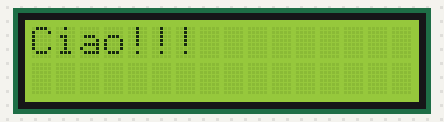
The sketch below on a simulated Arduino Uno, built with avr-gcc and run on an emulated ATmega328P. On the bench: 16×2 character LCD. What the sketch prints to the serial monitor is not drawn.

Above: at 0.1 s.

The sketch:

lcd_funzionante.ino
```cpp
#include <Wire.h>
#include <LiquidCrystal_PCF8574.h>

LiquidCrystal_PCF8574 lcd(0x27);  // set the LCD address to 0x27 for a 16 chars and 2 line display

int show;

void setup()
{
  int error;

  Serial.begin(115200);
  Serial.println("LCD...");

  while (! Serial);

  Serial.println("Dose: check for LCD");

  // See http://playground.arduino.cc/Main/I2cScanner
  Wire.begin();
  Wire.beginTransmission(0x27);
  error = Wire.endTransmission();
  Serial.print("Error: ");
  Serial.print(error);

  if (error == 0) {
    Serial.println(": LCD found.");

  } else {
    Serial.println(": LCD not found.");
  } // if

  lcd.begin(16, 2);         //Inizializza il display lcd
  lcd.setBacklight(255);    //Accende la luce del display
  show = 0;
} // setup()

void loop()
{
  lcd.print("Ciao!!!");     //Stampa sul display la stringa "Ciao!!!"
  delay(2000);
  lcd.clear();              //Ripulisce il display
 /* if (show == 0) {
    lcd.setBacklight(255);
    lcd.home(); lcd.clear();
    lcd.print("Hello LCD");
    delay(1000);

    lcd.setBacklight(0);
    delay(400);
    lcd.setBacklight(255);

  } else if (show == 1) {
    lcd.clear();
    lcd.print("Cursor On");
    lcd.cursor();

  } else if (show == 2) {
    lcd.clear();
    lcd.print("Cursor Blink");
    lcd.blink();

  } else if (show == 3) {
    lcd.clear();
    lcd.print("Cursor OFF");
    lcd.noBlink();
    lcd.noCursor();

  } else if (show == 4) {
    lcd.clear();
    lcd.print("Display Off");
    lcd.noDisplay();

  } else if (show == 5) {
    lcd.clear();
    lcd.print("Display On");
    lcd.display();

  } else if (show == 7) {
    lcd.clear();
    lcd.setCursor(0, 0);
    lcd.print("*** first line.");
    lcd.setCursor(0, 1);
    lcd.print("*** second line.");

  } else if (show == 8) {
    lcd.scrollDisplayLeft();
  } else if (show == 9) {
    lcd.scrollDisplayLeft();
  } else if (show == 10) {
    lcd.scrollDisplayLeft();
  } else if (show == 11) {
    lcd.scrollDisplayRight();
  } // if

  delay(2000);
  show = (show + 1) % 12;*/
} // loop()
```
